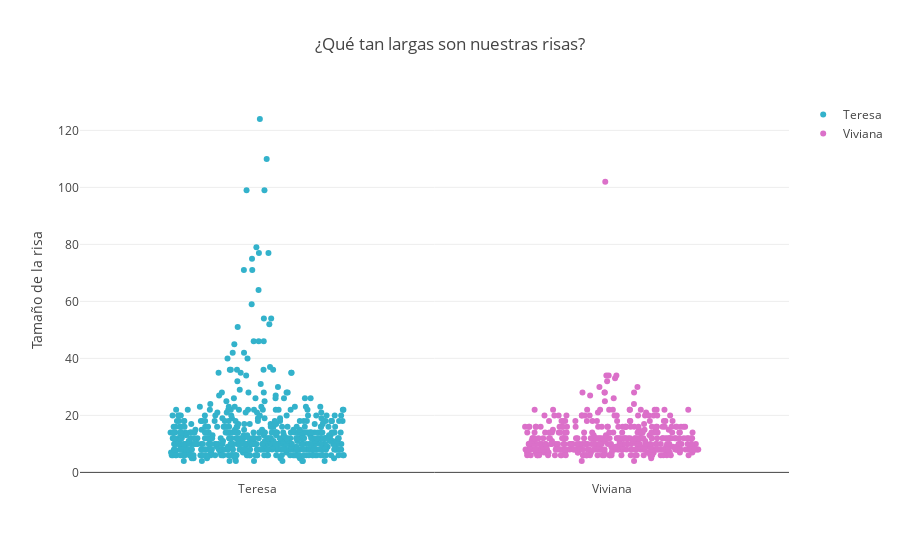

Notebook code cell kept with this figure:
### Code cell
trace_tere = go.Box(
                y=temp[temp['user']=='Teresa'].laugh_length.values,
                boxpoints='all',
                pointpos = 0,
                jitter=1,
                text=[f"{laugh}<br>Tamaño: {lenght}<br>{date}" for laugh, lenght, date
                      in zip(temp[temp['user']=='Teresa'].text,
                             temp[temp['user']=='Teresa'].laugh_length,
                             temp[temp['user']=='Teresa'].datetime)],
                hoverinfo = 'text',
                marker = dict(color = color_tere),
                line = dict(color = 'rgba(0,0,0,0)'),
                fillcolor = 'rgba(0,0,0,0)',
                name='Teresa'
               )

trace_vivi = go.Box(
                y=temp[temp['user']=='Viviana'].laugh_length.values,
                boxpoints='all', 
                pointpos = 0,
                jitter=1,
                text=[f"{laugh}<br>Tamaño: {lenght}<br>{date}" for laugh, lenght, date
                      in zip(temp[temp['user']=='Viviana'].text,
                             temp[temp['user']=='Viviana'].laugh_length,
                             temp[temp['user']=='Viviana'].datetime)],
                hoverinfo='text',
                marker = dict(color = color_vivi),
                line = dict(color = 'rgba(0,0,0,0)'),
                fillcolor = 'rgba(0,0,0,0)',
                name='Viviana'
               )

layout = go.Layout(title='¿Qué tan largas son nuestras risas?',
                   yaxis=dict(title='Tamaño de la risa')
                  )

fig = go.Figure(data=[trace_tere, trace_vivi], layout=layout)
iplot(fig)

### Figure 1 — Plotly figure (JSON) as saved in the notebook; plotly's stock layout.template omitted (floating-point values rounded to 4 significant figures; data arrays with more than 128 entries replaced by an {"elided": "..."} marker saying what was removed)
{"data": [{"boxpoints": "all", "fillcolor": "rgba(0,0,0,0)", "hoverinfo": "text", "jitter": 1, "line": {"color": "rgba(0,0,0,0)"}, "marker": {"color": "#33b2cb"}, "name": "Teresa", "pointpos": 0, "text": {"elided": "569 str values"}, "type": "box", "y": {"elided": "569 int values"}}, {"boxpoints": "all", "fillcolor": "rgba(0,0,0,0)", "hoverinfo": "text", "jitter": 1, "line": {"color": "rgba(0,0,0,0)"}, "marker": {"color": "#db70c9"}, "name": "Viviana", "pointpos": 0, "text": {"elided": "419 str values"}, "type": "box", "y": {"elided": "419 int values"}}], "layout": {"title": {"text": "¿Qué tan largas son nuestras risas?"}, "yaxis": {"title": {"text": "Tamaño de la risa"}}}}
